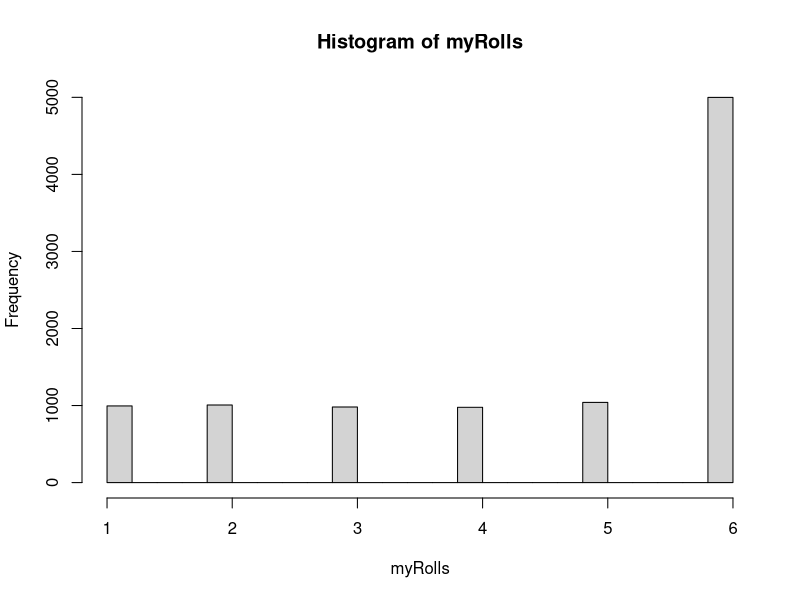
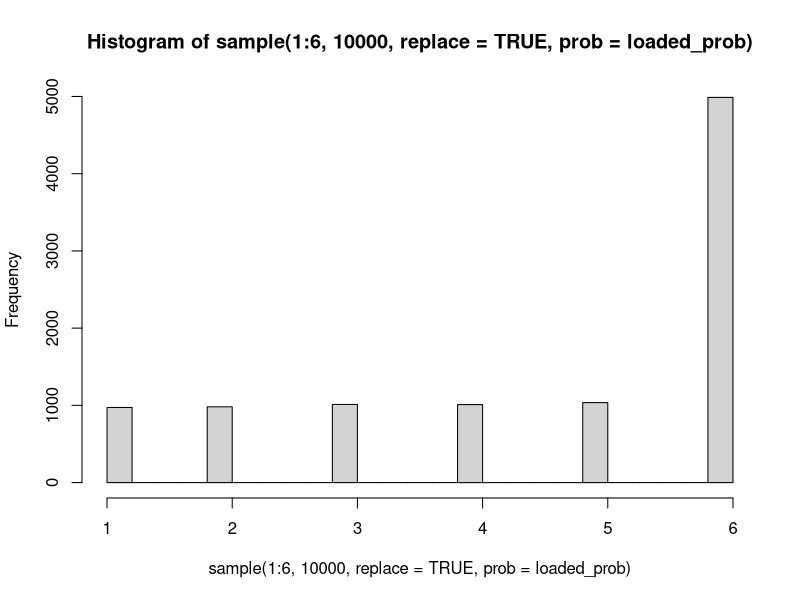
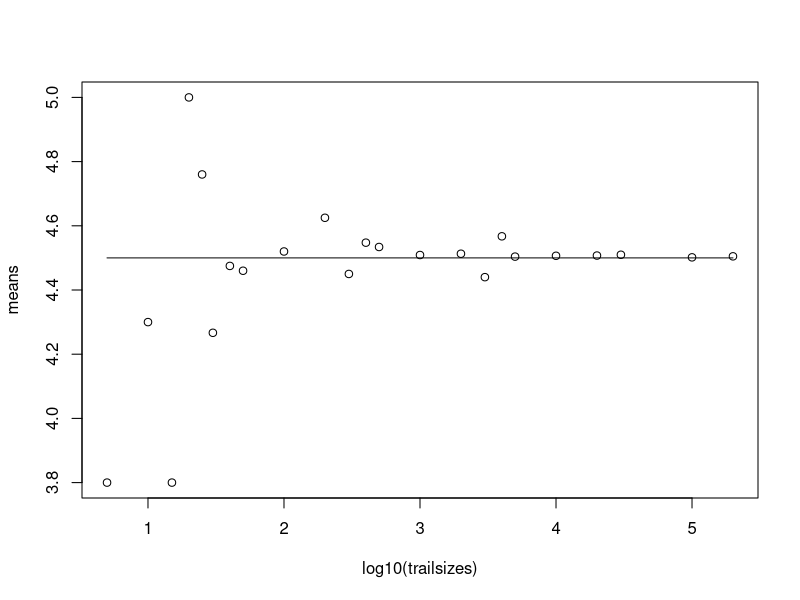
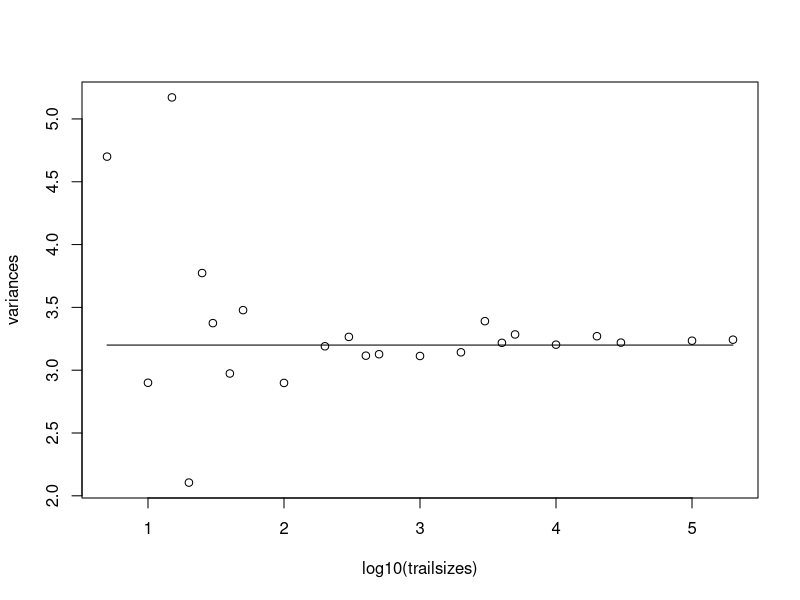

R code for these plots, in order:
#Name: Mayuri Patel
#Email: mpate131@uncc.edu
#title: "Lab1 AdvStats"


#Consider a "loaded" die that has a 10% chance of getting a 1-5 and a 50% chance of  getting a 6.
#(This is from the dishonest casino in the Durbin et al. book; this example is used to define algorithms for Hidden Markov Models in the first few chapters of that text book. We will see a lot more of this die in future labs and lectures).

#1) What is the mean and variance for the loaded dice?

#The loaded die probabilities for 1-5 numbers are 1/10 (0.1) and for number 6 is 1/2 (0.5).
#The mean for loaded die:
#Here, we add the probability of each die by multiplying it with die number to generate the mean value.
loaded_mean <- 0.1*1+0.1*2+0.1*3+0.1*4+0.1*5+0.5*6   
loaded_mean

#The variance for loaded die:
#Here, we are calculating the variance using calculated mean value.
#Variance is mean squared deviation of the observation from the mean.
loaded_variance <- 0.1*(1-4.5)^2+0.1*(2-4.5)^2+0.1*(3-4.5)^2+0.1*(4-4.5)^2+0.1*(5-4.5)^2+0.5*(6-4.5)^2
loaded_variance


#2) Make a function in R that "rolls" this dice; return a vector containing the rolls.
#       So if I call: myRolls <- rollLoadedDie(10000)
#I would get a vector of size 10,000 that contains the rolls of my loaded die.

#The probabilities for loaded die are concatenated..
loaded_prob <- c(0.1,0.1,0.1,0.1,0.1,0.5)
loaded_prob

#A function is written which takes in number of rolls and return the rolls for loaded die.
rollLoadedDie <- function(numrolls){
  
  #we are making a vector that takes in length of number of rolls..
  rolls <- vector(length=numrolls,mode ="double")
  #for loop the number of rolls to sample the die from 1-6 with its probabilities
  for (i in 1:numrolls) rolls[i] <-sample(1:6,size=1,replace=TRUE,prob=loaded_prob)
  #Here, we are calculating mean and variance to verify if it is same as we did before using formula
  print(paste("The Mean value is:",mean(rolls)))
  print(paste("The Variance value is:",var(rolls)))
  
  #It returns the rolls
  return(rolls)
}

#calling the function which takes in number of rolls and returning the rolls...
#I just return the rolls instead of printing the values as it is a huge number.
myRolls <- rollLoadedDie(10000)


#3) Make a histogram of some large number of rolls. Do the rolls of the loaded die approximate a uniform distribution?
#- I am using some of large numbers from myRolls as it is 10,000 rolls large. As the histogram is for loaded die the probabilities are already counted in the above function for myRolls.


hist(myRolls,10000,breaks=20)


#- I have plotted another histogram that generates same output as above using sample() function that takes in integer numbers and size of it.


hist(sample(1:6,10000,replace=TRUE,prob = loaded_prob),breaks=20)

#- No, the loaded die histogram does not shows Uniform distribution. It can be uniform for only die sample number 1-5.

#4) Modify the code on Slide #58 of lecture #2 so that the means vs. trial size plots are from the loaded die. Generate these plots a few times. How many rolls appear to be necessary to get convergence on the expected values for the mean and variance?

#Taking the vector of trailsize whose number gives the length of the rolls.we are adding large numbers trailsize to get closer value of expected mean. 
trailsizes <- c(5,10,15,20,25,30,40,50,100,200,300,400,500,1000,2000,3000,4000,5000,10000,20000,30000,100000,200000)
#storing the values of means and variance
means <- vector(mode="double",length=length(trailsizes))
variances <- vector(mode="double",length=length(trailsizes))

#for loop the length of trailsize
for (i in 1:length(trailsizes)){
  #rolls are taken from the trailsize values
  rolls <- vector(length = trailsizes[i],mode="double")
  #again loop the trailsize values
  for (j in 1:trailsizes[i]){
    rolls[j]<- sample(1:6,size=1,replace=TRUE,prob=loaded_prob) # sample for loaded die with its probabilities
  }
  #calculating mean and variance from rolls
  means[i] <- mean(rolls);
  variances[i] <- var(rolls)
}

#- Plot for means:
#Plotting the graph for trailsize and mean of it.
plot(log10(trailsizes),means)
#This indicates the line for expected mean value on the given plot.
lines(log10(trailsizes),rep(4.50,length(trailsizes)))

#- Plot for variances:
#Plotting the graph for trailsize and mean of it.
plot(log10(trailsizes),variances)
#This indicates the line for expected mean value on the given plot.
lines(log10(trailsizes),rep(3.2,length(trailsizes)))

#- When I use trailsize with large number being 200000. which is the number of rolls, the more rolls we have, closer we get to the expected values for mean and variance as 4.5 and 3.2.  





